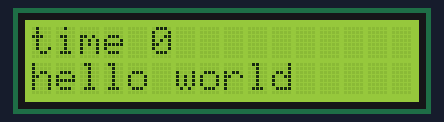
Bench run of a program on a simulated ESP32 board running MicroPython. On the bench: 16×2 character LCD. Library files of the repository ran but are not shown: esp32_i2c_1602lcd.py.

Above: at 0.1 s.
At 4.2 s:
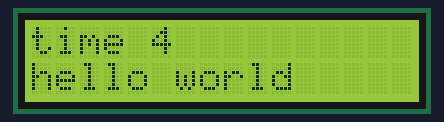
At 9.4 s:
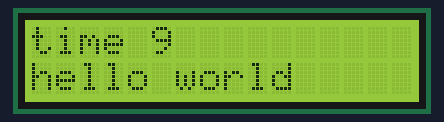
At 18.7 s:
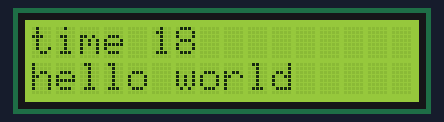
At 27.9 s:
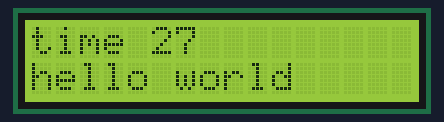
At 38.2 s:
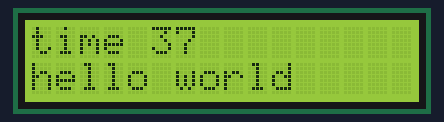

The program:

06-__1602LCD______.py
```python
import time
from machine import SoftI2C, Pin
from esp32_i2c_1602lcd import I2cLcd

DEFAULT_I2C_ADDR = 0x27 #I1602C 地址为 0x27
#创建软I2C对象
i2c = SoftI2C(sda=Pin(15),scl=Pin(2),freq=100000)
#创建LCD1602对象
lcd = I2cLcd(i2c, DEFAULT_I2C_ADDR, 2, 16)

def main():
    i=0
    while True:
        lcd.clear()
        lcd.putstr("time {}\n".format(i))
        lcd.putstr("hello world")
        time.sleep(1)
        i+=1

if __name__ =="__main__":
    main()


# SDA GPIO15
# SCL GPIO2
# Vcc 5V （3V显示不清楚）
# GND GND
```

Measured:
- what the display in image 0 shows lasts 1.0 s, from 0.1 s to 1.1 s
